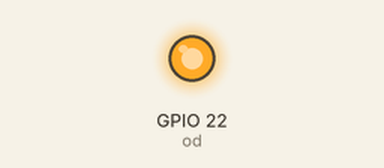
Simulated run of this program. Board: Raspberry Pi (BCM pin numbers). On the bench: output pins drawn as LEDs (lit = HIGH). At 0.5 s the program stops and its outputs stay as they are.

Above: at 0.1 s.
At 0.6 s:
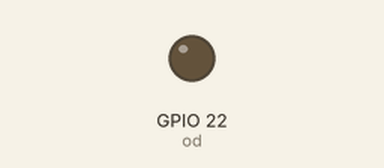
Timing chart, 0 to 2.0 s (numbered marks = the images above):
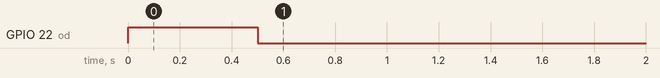

The program:

pirelay.py
```python
#!/usr/bin/python3


import time
import gpiozero

# newest:https://shop.sb-components.co.uk/products/pirelay-relay-board-shield-for-raspberry-pi
# rel1=gpio19
# rel2=gpio13
# rel3=gpio6
# rel4=gpio5

# 4 17 27 22
od = gpiozero.OutputDevice(22, active_high=True, initial_value=False)
od.on()
time.sleep(0.5)
od.off()
```

Measured:
- by itself, GPIO 22 (od): LOW → HIGH at 0.00 s, → LOW 0.50 s later
